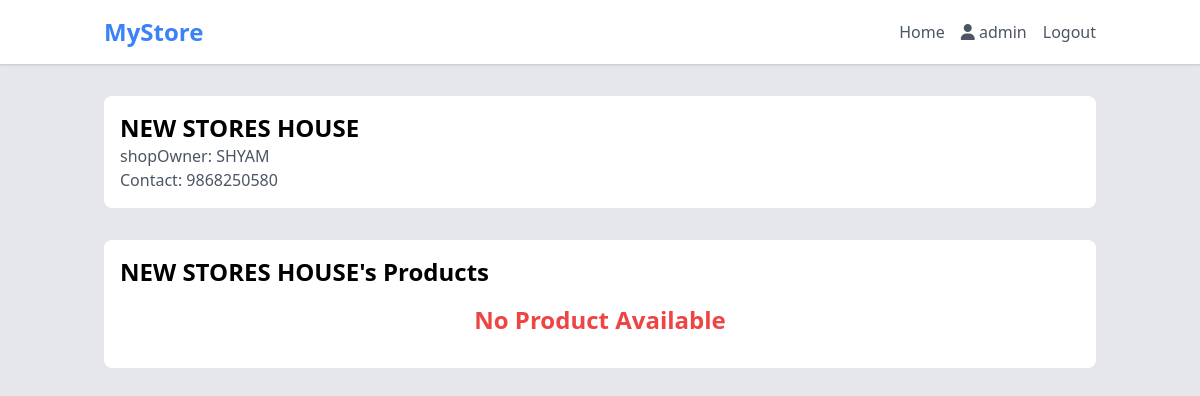
The page /shop/15 (signed in) on the database as committed earlier.
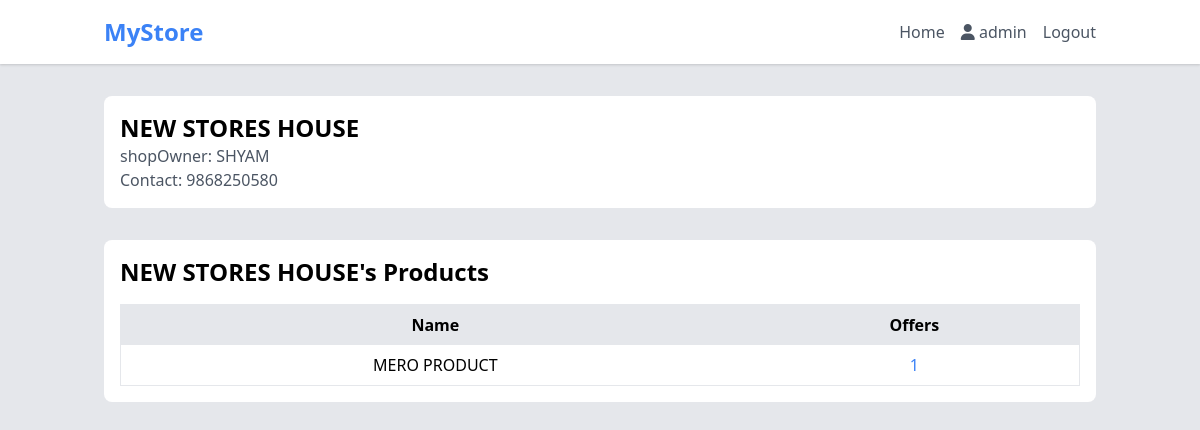
The same page on the database as committed later.
### geoapp/models.py (models this page shows, shortened)
class Product(models.Model):
    productOwner = models.ForeignKey(Shop,on_delete = models.CASCADE)
    productName = models.CharField(max_length = 50)
    productPrice = models.FloatField()
    productCategory = models.CharField(max_length = 20,default="Electronics",choices = (
        ("Electronics","Electronics"),
        ("Fashion","Fashion"),
        ("Drinks","Drinks"),
        ("Furniture","Furniture")
    ))
    productImage = models.ImageField(upload_to='productImages/',default='productImages/product_placeholder.png',null=True)

### geoapp/views.py (the view)
# urls.py: path('shop/<str:pk>',views.shopDetail,name='shopDetail'),
@login_required(login_url='login')
def shopDetail(request,pk):
    if request.user.is_superuser:
        shop = Shop.objects.get(pk = pk)
        products = Product.objects.filter(productOwner = shop)
        return render(request,'shopDetails.html',{"shop":shop,'products':products})
    else:
        return redirect('/')

### geoapp/templates/shopDetails.html
{%extends 'base.html'%}
{%block content%}
<div class="container mx-auto px-4 py-8">
    <div class="bg-white rounded-lg p-4 md:flex">
        <div class="md:w-2/3 mt-4 md:mt-0">
            <h2 class="text-2xl font-semibold">{{shop.shopName}}</h2>
            {%if shop.shopOwner%}
            <p class="text-gray-600">shopOwner: {{shop.shopOwner}}</p>
            {%endif%}
            <p class="text-gray-600"> Contact: {{ shop.shopContact }}</p>
        </div>
    </div>
    <div class="bg-white rounded-lg p-4 mt-8">
        <h2 class="text-2xl font-semibold mb-4">{{shop.shopName}}'s Products</h2>
        {% if products %}
        <table class="w-full border">
            <thead>
                <tr>
                    <th class="py-2 px-4 bg-gray-200">Name</th>
                    <th class="py-2 px-4 bg-gray-200">Offers</th>
                </tr>
            </thead>
            <tbody>
                {% for product in products %}
                <tr>
                    <td class="py-2 px-4 whitespace-normal text-center">{{product.productName}}</td>
                    <td class="py-2 px-4 whitespace-normal text-center"><a href="{%url 'ProductOffer' product.pk%}" class="text-blue-500 hover:text-blue-300">{{product.offer_set.all.count}}</a></td>
                </tr>
                {% endfor %}
            </tbody>
        </table>
        {% else %}
        <h2 class="text-2xl font-semibold mb-4 text-center text-red-500">No Product Available</h2>
        {% endif %}
    </div>
</div>
{%endblock content%}

Rows that differ between the two databases and show on the page:
added Product: productName "MERO PRODUCT", offer_set.all.count "1"
Other text that changed with them:
text no longer shown: "No Product Available"
text now shown: "Name Offers"
